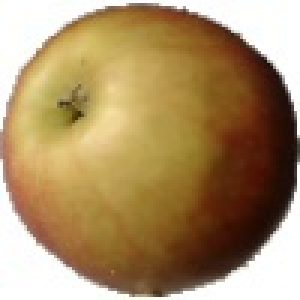
#> input picture data/Training/Apple Red 2/r_135_100.jpg, 100 x 100 px (shown 3 times larger); its folder holds only this picture in this run
$ jupyter execute --allow-errors main_half_way.ipynb   (older library calls are emulated)
#> lines starting #> are read from the running program, lines starting #| are printed output that depends on the picture; after the words box and inside, x2 and y2 are one past the last pixel; in counts of white or black regions, pixels touching at a corner belong together
#> further down, image is the input picture: shape (100, 100, 3); mean B, G, R 103.5, 144, 171.1
[cell 1]
import os
import cv2
import numpy as np
from sklearn.neighbors import KNeighborsClassifier
from sklearn.metrics import accuracy_score, classification_report, confusion_matrix
import matplotlib.pyplot as plt
from skimage.feature import graycoprops
from skimage.feature.texture import graycomatrix

[cell 2]
data_dir = 'data/Training'
classes = os.listdir(data_dir)
print(f'Liczba klas: {len(classes)}')
print('Klasy:', classes)

[cell 3]
def extract_features(image):
    image = cv2.resize(image, (100, 100))

    hsv = cv2.cvtColor(image, cv2.COLOR_BGR2HSV)
#> hsv: shape (100, 100, 3); mean H, S, V 22.6, 126, 171.3

    hist = cv2.calcHist([hsv], [0, 1, 2], None, [8, 8, 8],
                        [0, 180, 0, 256, 0, 256])
    cv2.normalize(hist, hist)
    hist_features = hist.flatten()
#> hist_features = 512 values, max 0.457 at index 7, min 0 at index 0, mean 0.00901

    gray = cv2.cvtColor(image, cv2.COLOR_BGR2GRAY)
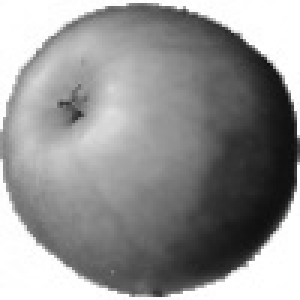
#> gray: shape (100, 100) (shown 3 times larger); min 14, max 255, mean 147.5

    glcm = graycomatrix(gray, distances=[1], angles=[0], levels=256,
                        symmetric=True, normed=True)

    contrast = graycoprops(glcm, 'contrast')[0, 0]
#> contrast = 291.7
    dissimilarity = graycoprops(glcm, 'dissimilarity')[0, 0]
#> dissimilarity = 5.95
    homogeneity = graycoprops(glcm, 'homogeneity')[0, 0]
#> homogeneity = 0.331
    energy = graycoprops(glcm, 'energy')[0, 0]
#> energy = 0.095
    correlation = graycoprops(glcm, 'correlation')[0, 0]
#> correlation = 0.974
    ASM = graycoprops(glcm, 'ASM')[0, 0]
#> ASM = 0.00902

    texture_features = [contrast, dissimilarity, homogeneity, energy, correlation, ASM]
#> texture_features = [291.7, 5.95, 0.331, 0.095, 0.974, 0.00902]

    edges = cv2.Canny(gray, threshold1=100, threshold2=200)
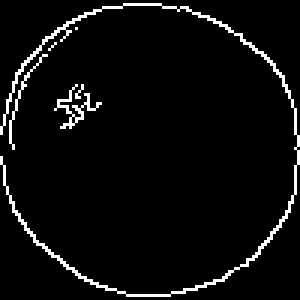
#> edges: shape (100, 100) (shown 3 times larger); 4.7% white in thin lines or dots

    edge_density = np.sum(edges) / (edges.shape[0] * edges.shape[1])
#> edge_density = 11.91

    features = np.hstack([hist_features, texture_features, edge_density])
#> features = 519 values, max 291.7 at index 512, min 0 at index 0, mean 0.608

    return features

[cell 4]
X_train = []
y_train = []

for label in classes:
    path = os.path.join(data_dir, label)
    for img_name in os.listdir(path):
        print(f'processing: {img_name}')
        img_path = os.path.join(path, img_name)
        image = cv2.imread(img_path)
        features = extract_features(image)
        X_train.append(features)
        y_train.append(label)
#> pass 2 of the loop `for label in classes:`:
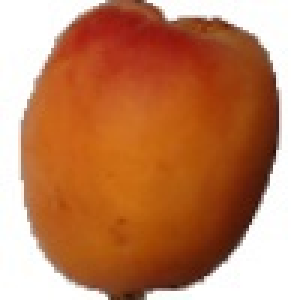
#> input picture data/Training/Apricot 1/146_100.jpg, 100 x 100 px (shown 3 times larger)
#> image is the input picture: shape (100, 100, 3); mean B, G, R 96, 131.1, 191.7
#> hsv: shape (100, 100, 3); mean H, S, V 18.7, 148.4, 191.9
#> hist_features = 512 values, max 0.563 at index 7, min 0 at index 0, mean 0.00666
#> in extract_features (call 2), `gray = cv2.cvtColor(image, cv2.COLOR_BGR2GRAY)`:
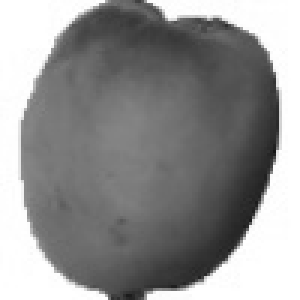
#> gray: shape (100, 100) (shown 3 times larger); min 20, max 255, mean 145.3
#> contrast = 300.4
#> dissimilarity = 5
#> homogeneity = 0.462
#> energy = 0.136
#> correlation = 0.973
#> ASM = 0.0184
#> texture_features = [300.4, 5, 0.462, 0.136, 0.973, 0.0184]
#> in extract_features (call 2), `edges = cv2.Canny(gray, threshold1=100, threshold2=200)`:
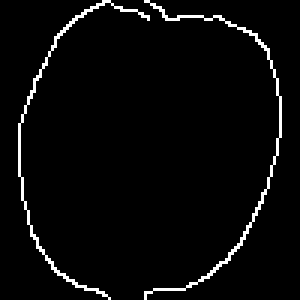
#> edges: shape (100, 100) (shown 3 times larger); 3.4% white in thin lines or dots, all inside (x1, y1, x2, y2) = (6, 0, 94, 100)
#> edge_density = 8.67
#> in extract_features (call 2), `features = np.hstack([hist_features, texture_features, edge_density])`: features = 519 values, max 300.4 at index 512, min 0 at index 0, mean 0.615

X_train = np.array(X_train)
y_train = np.array(y_train)

[cell 5]
data_dir_test = 'data/Test'
X_test = []
y_test = []

for label in classes:
    path = os.path.join(data_dir_test, label)
    for img_name in os.listdir(path):
        img_path = os.path.join(path, img_name)
        image = cv2.imread(img_path)
        features = extract_features(image)
#> features = 519 values, max 291.7 at index 512, min 0 at index 0, mean 0.608
        X_test.append(features)
        y_test.append(label)
#> pass 2 of the loop `for label in classes:`:
#> `features = extract_features(image)`: features = 519 values, max 300.4 at index 512, min 0 at index 0, mean 0.615

X_test = np.array(X_test)
y_test = np.array(y_test)
